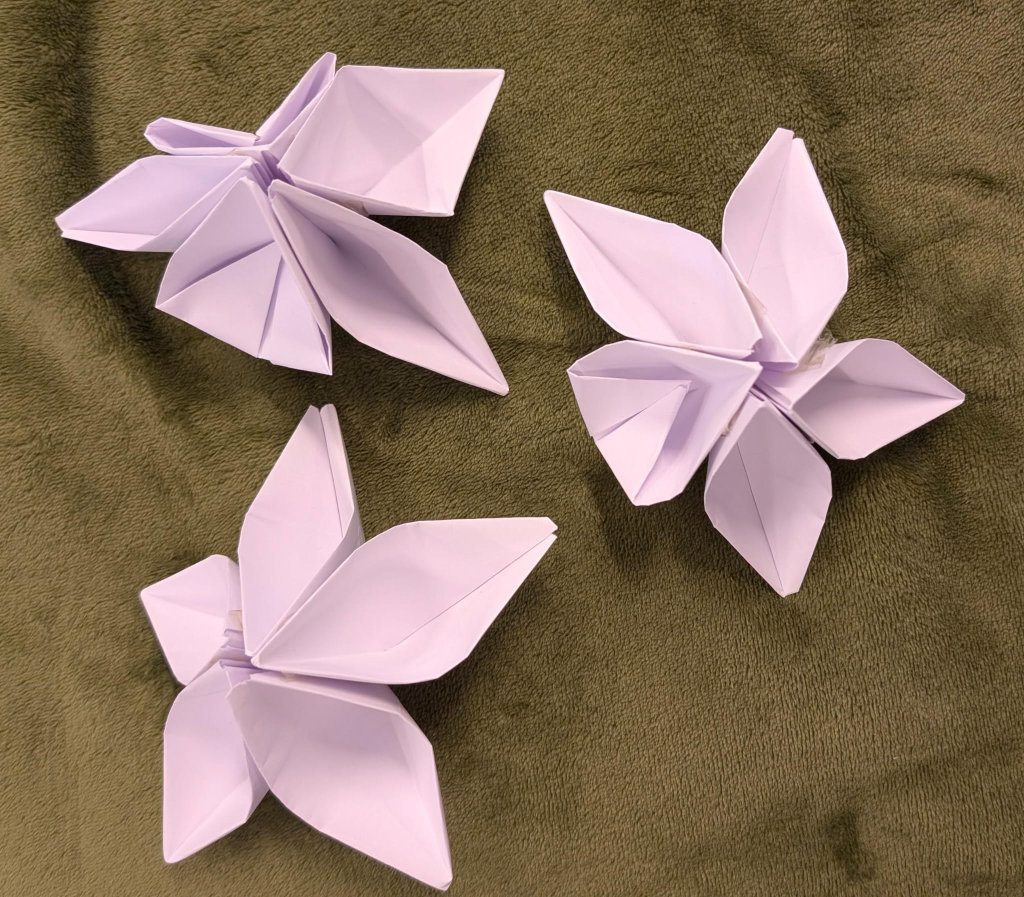
#> input picture multipleFlowers.jpeg, 2048 x 1794 px (shown at 1/2 size); its folder holds 5 pictures in this run
$ python separate_flowers.py
#> lines starting #> are read from the running program, lines starting #| are printed output that depends on the picture; after the words box and inside, x2 and y2 are one past the last pixel; in counts of white or black regions, pixels touching at a corner belong together
import numpy as np
import cv2

def show_image(window_name, image, max_width=600):
    height, width = image.shape[:2]

    scale = min(max_width / width, 1.0)

    new_width = int(width * scale)
    new_height = int(height * scale)

    resized = cv2.resize(
        image,
        (new_width, new_height),
        interpolation=cv2.INTER_AREA
    )

    cv2.imshow(window_name, resized)


def separate_flowers(image_path):
    # 1. Load the image
#> called with image_path = 'multipleFlowers.jpeg'
    image = cv2.imread(image_path)
#> image is the input picture: shape (1794, 2048, 3); mean B, G, R 98.6, 116.2, 138.6

    if image is None:
        print("Could not load image")
        return []

    # 2. Convert to HSV
    hsv = cv2.cvtColor(image, cv2.COLOR_BGR2HSV)
#> hsv: shape (1794, 2048, 3); mean H, S, V 64.4, 104.2, 138.6

    # Detect pale/white flowers
    lower = np.array([0, 0, 100])
    upper = np.array([179, 110, 255])

    mask = cv2.inRange(hsv, lower, upper)
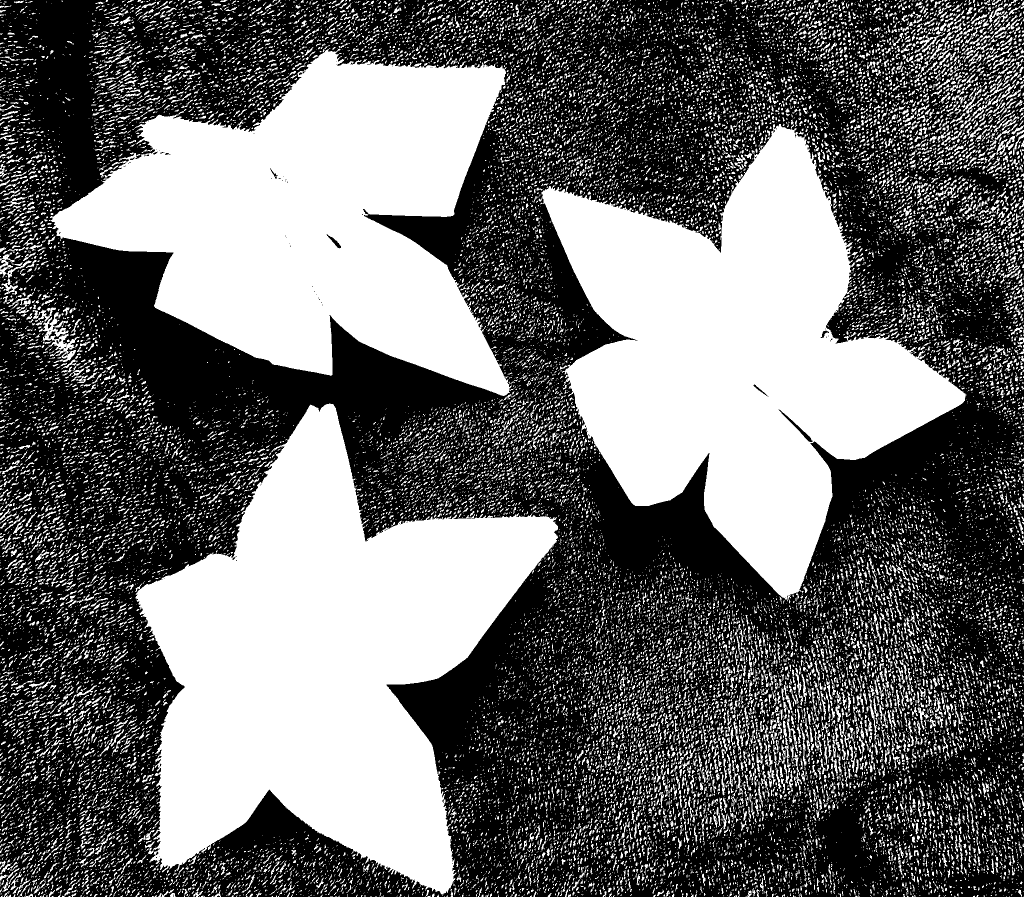
#> mask: shape (1794, 2048) (shown at 1/2 size); 42.6% white; 30248 white regions (24612 under 20 px), largest, box (x1, y1, x2, y2) and area: (270, 807, 1116, 1789) 426023, (1077, 248, 1933, 1207) 382673, (100, 96, 1028, 792) 357560

    # 3. Remove noise and fill small gaps
    kernel = np.ones((5, 5), np.uint8)

    mask = cv2.morphologyEx(
        mask,
        cv2.MORPH_OPEN,
        kernel
    )
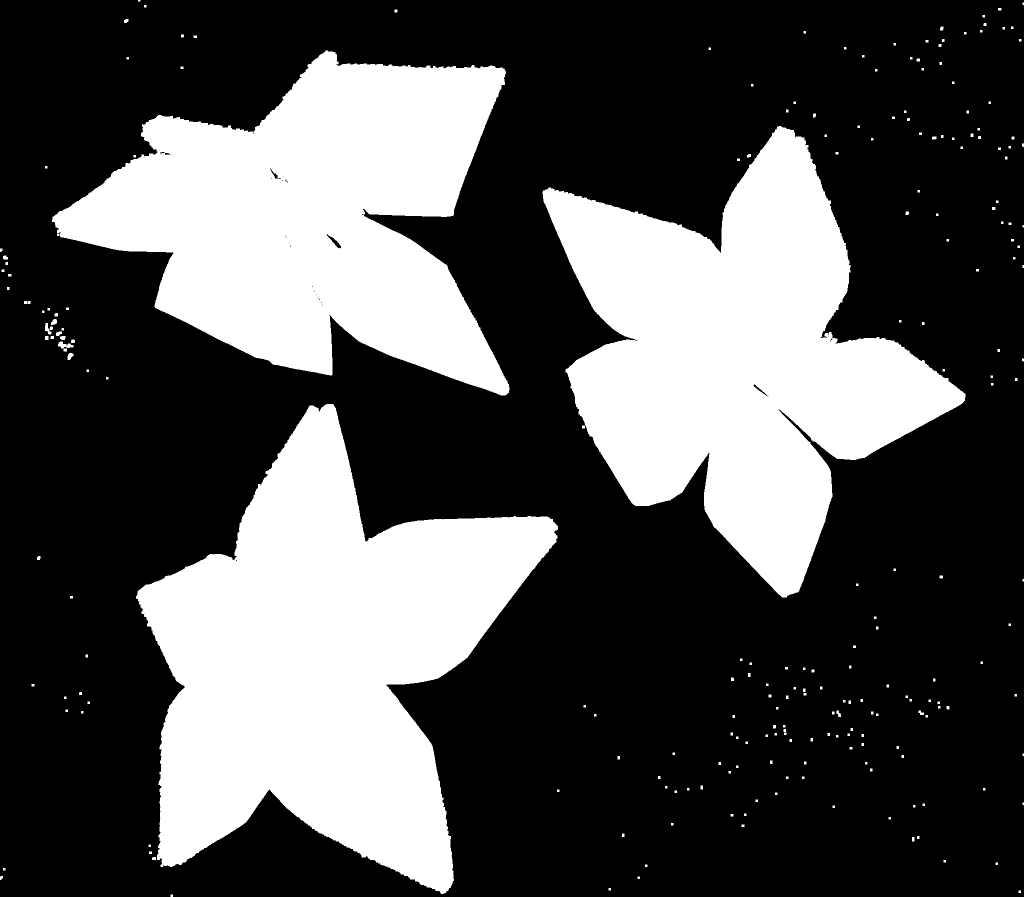
#> mask: shape (1794, 2048) (shown at 1/2 size); 31.7% white; 234 white regions (7 under 20 px), largest, box (x1, y1, x2, y2) and area: (272, 808, 1116, 1788) 423142, (1085, 252, 1931, 1195) 379975, (104, 101, 1019, 791) 354847

    mask = cv2.morphologyEx(
        mask,
        cv2.MORPH_CLOSE,
        kernel
    )
#> mask: shape (1794, 2048); 31.8% white; 216 white regions (7 under 20 px)

    # 4. Find ALL flower contours
    contours, _ = cv2.findContours(
        mask,
        cv2.RETR_EXTERNAL,
        cv2.CHAIN_APPROX_SIMPLE
    )
#> contours = 216 contours, 111 with area under 20; largest, box (x1, y1, x2, y2) and area: (272, 808, 1116, 1788) 421680, (1085, 252, 1931, 1195) 378958, (104, 101, 1019, 791) 353792, (112, 656, 150, 703) 508, (90, 638, 114, 680) 406

    # Ignore small regions
    min_area = 2000

    flower_contours = [
        contour for contour in contours
        if cv2.contourArea(contour) > min_area
    ]
#> flower_contours = 3 contours; box (x1, y1, x2, y2) and area: (272, 808, 1116, 1788) 421680, (1085, 252, 1931, 1195) 378958, (104, 101, 1019, 791) 353792

    # Sort flowers from top to bottom
    flower_contours.sort(
        key=lambda contour: cv2.boundingRect(contour)[1]
    )

    # Divide the flowers into 3 rows
    rows = [[], [], []]

    for i, contour in enumerate(flower_contours):
        row_index = min(i // 3, 2)
        rows[row_index].append(contour)
#> this loop made 3 passes

    # Sort each row from left to right
    for row in rows:
        row.sort(
            key=lambda contour: cv2.boundingRect(contour)[0]
        )

    # Flatten the rows back into one list
    flower_contours = [
        contour
        for row in rows
        for contour in row
    ]
    show_image("Flower Mask", mask)
    print(f"Detected {len(flower_contours)} flowers")
#| Detected 3 flowers

    # 5. Extract each flower
    flowers = []

    for i, contour in enumerate(flower_contours):

        # Create a mask containing only this flower
        flower_mask = np.zeros(
            mask.shape,
            dtype=np.uint8
        )

        cv2.drawContours(
            flower_mask,
            [contour],
            -1,
            255,
            -1
        )

        # Remove the background
        isolated = cv2.bitwise_and(
            image,
            image,
            mask=flower_mask
        )

        # Find the flower's bounding box
        x, y, w, h = cv2.boundingRect(contour)

        # Add padding around the flower
        padding = 20

        x1 = max(0, x - padding)
        y1 = max(0, y - padding)
        x2 = min(image.shape[1], x + w + padding)
        y2 = min(image.shape[0], y + h + padding)

        # Crop the individual flower
        flower_crop = isolated[y1:y2, x1:x2]

        flowers.append(flower_crop)

        # Save the flower image
        row_number = (i // 3) + 1
        flower_number = (i % 3) + 1
        cv2.imwrite(
            f"row_{row_number}_flower_{flower_number}.png",
            flower_crop
        )

        # Display it
        show_image(
            f"Flower {i+1}",
            flower_crop,
            350
        )
#> this loop made 3 passes
#> (x, y, w, h, x1, y1, x2, y2) on passes 1 to 3: (104, 101, 915, 690, 84, 81, 1039, 811), (272, 808, 844, 980, 252, 788, 1136, 1794), (1085, 252, 846, 943, 1065, 232, 1951, 1215)
#> pass 1, in separate_flowers, `flower_crop = isolated[y1:y2, x1:x2]`:
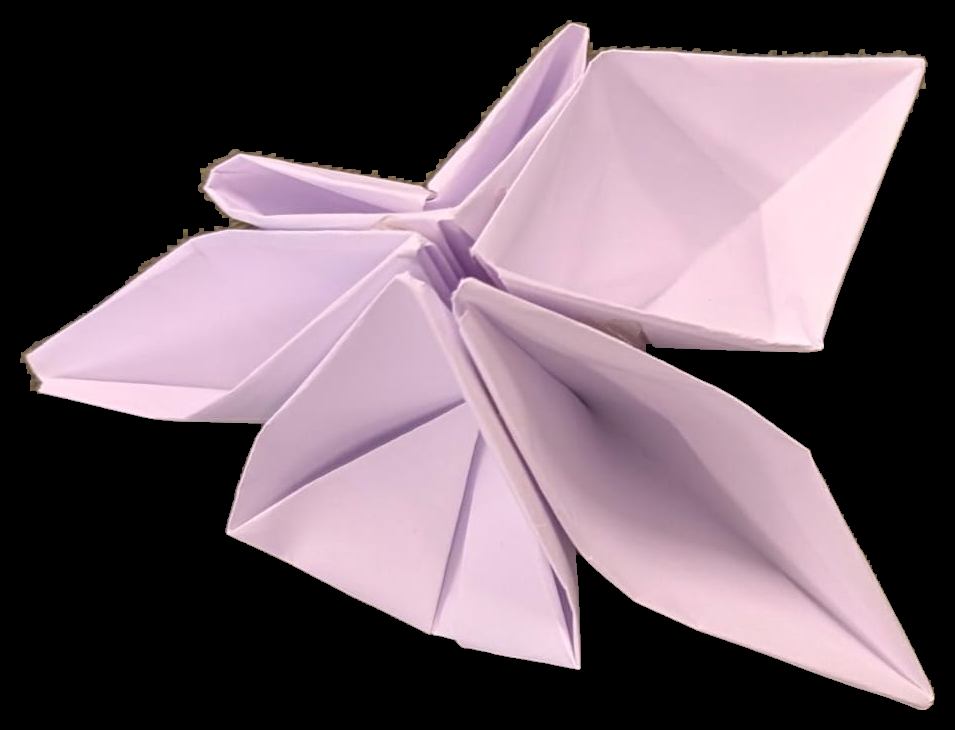
#> flower_crop: shape (730, 955, 3); mean B, G, R 101.5, 92.6, 109.3
#> after the loop:
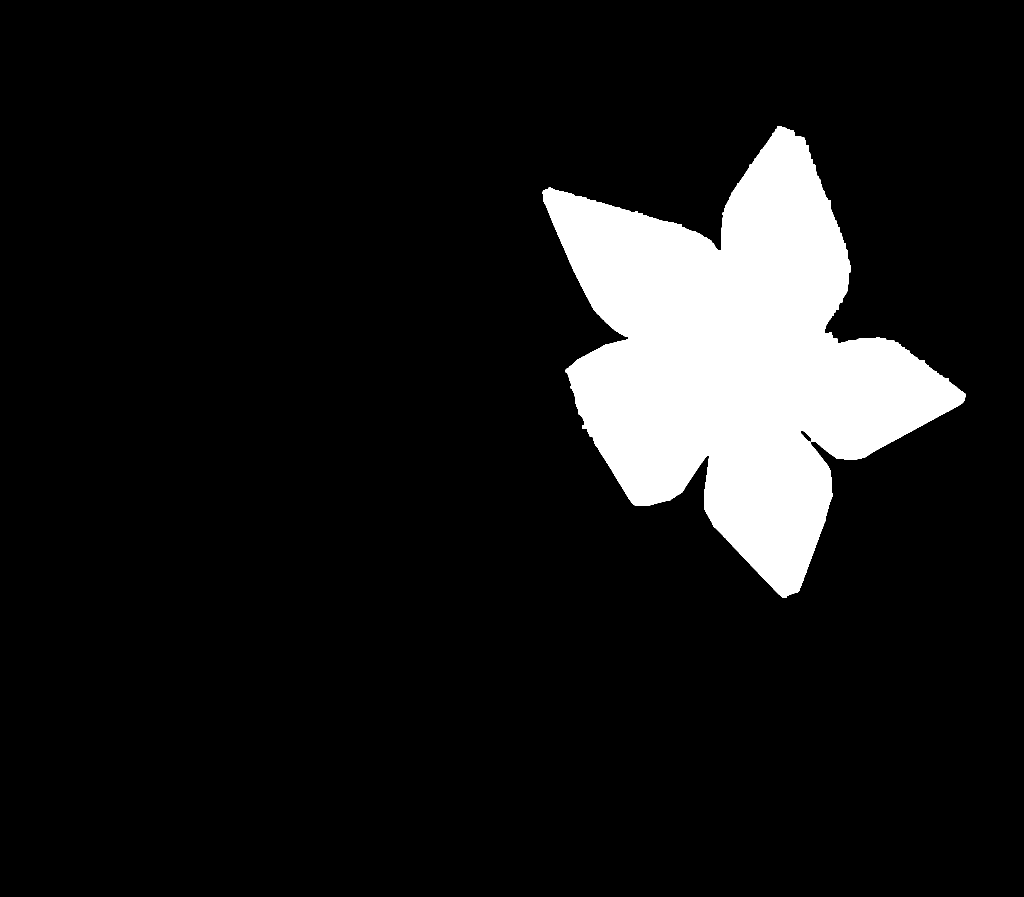
#> flower_mask: shape (1794, 2048) (shown at 1/2 size); 10.4% white; 1 white region, box (x1, y1, x2, y2) and area: (1085, 252, 1931, 1195) 380676
#> after the loop, flowers = 3 items
    cv2.destroyAllWindows()

    return [
    flowers[0:3],
    flowers[3:6],
    flowers[6:9]
    ]

if __name__ == "__main__":
    flowers = separate_flowers("multipleFlowers.jpeg")
#> flowers = 3 items
